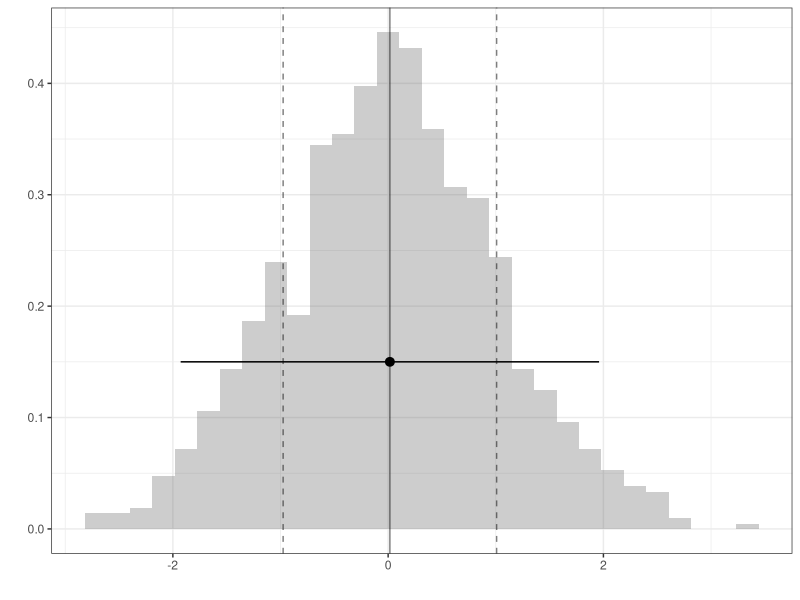
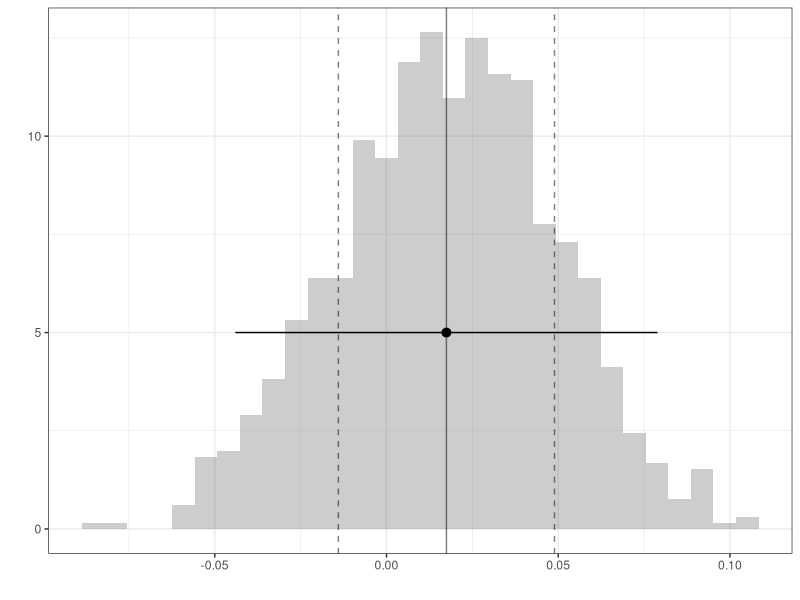
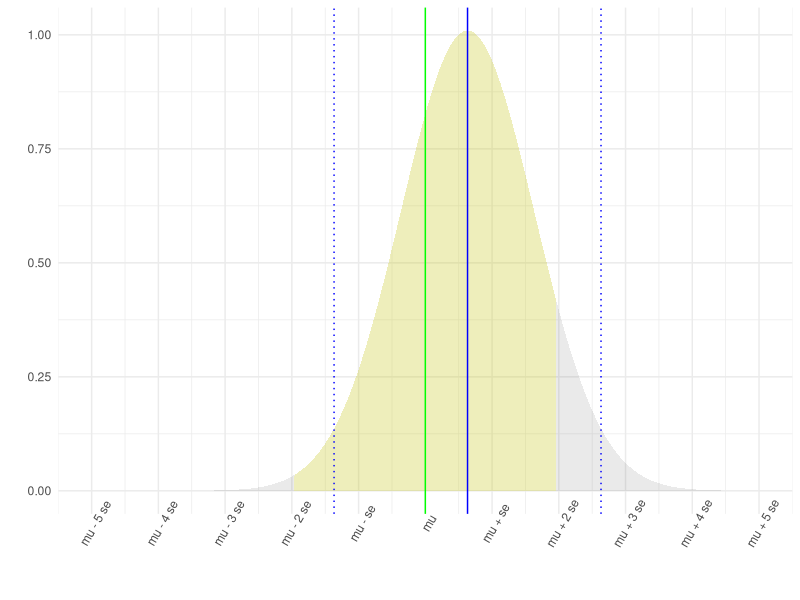
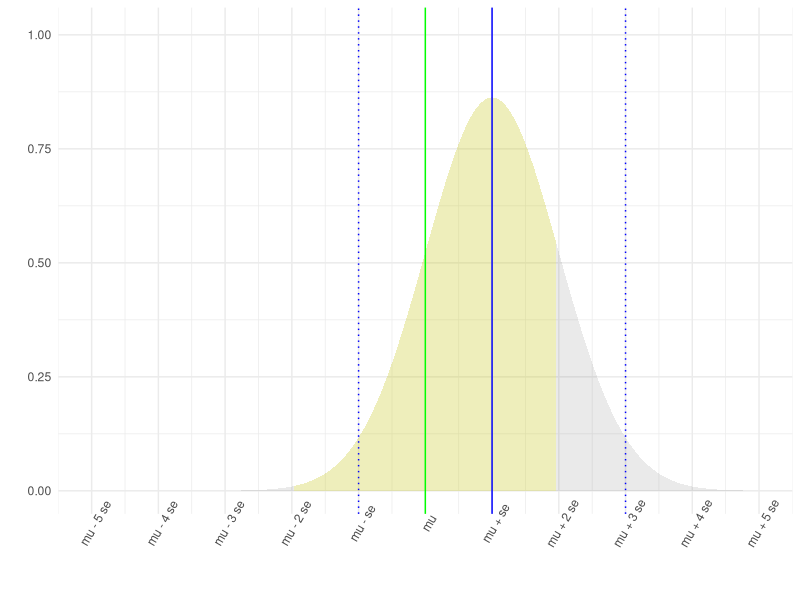
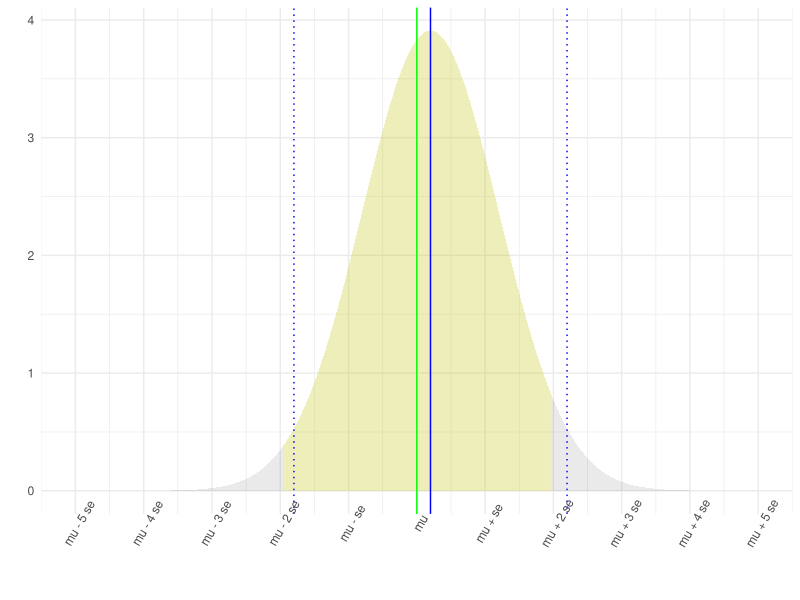
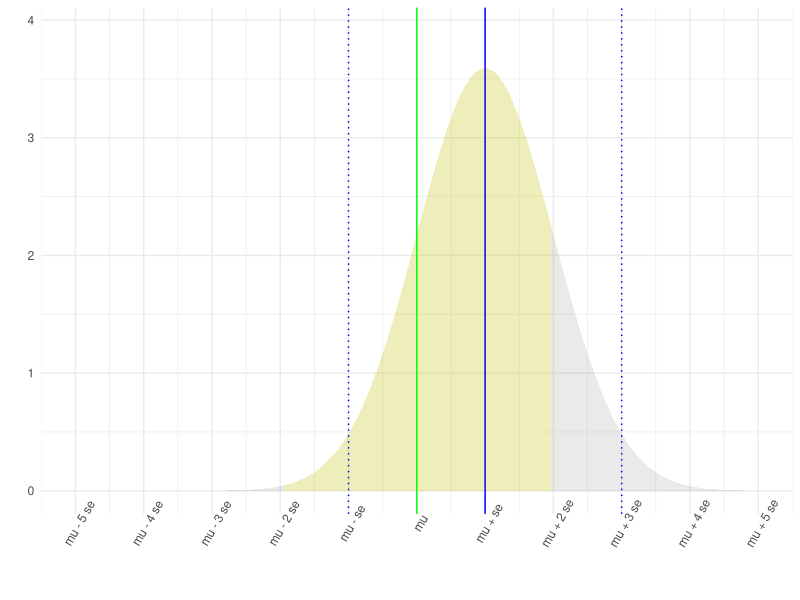
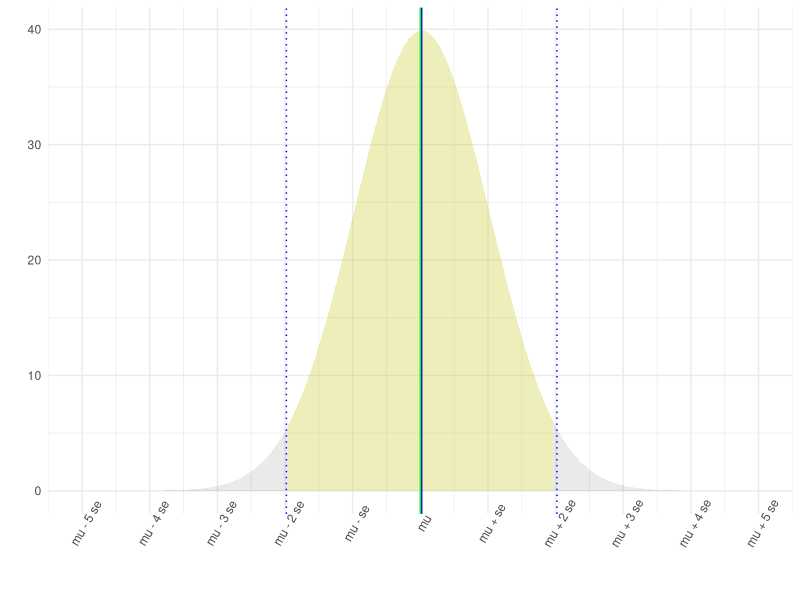
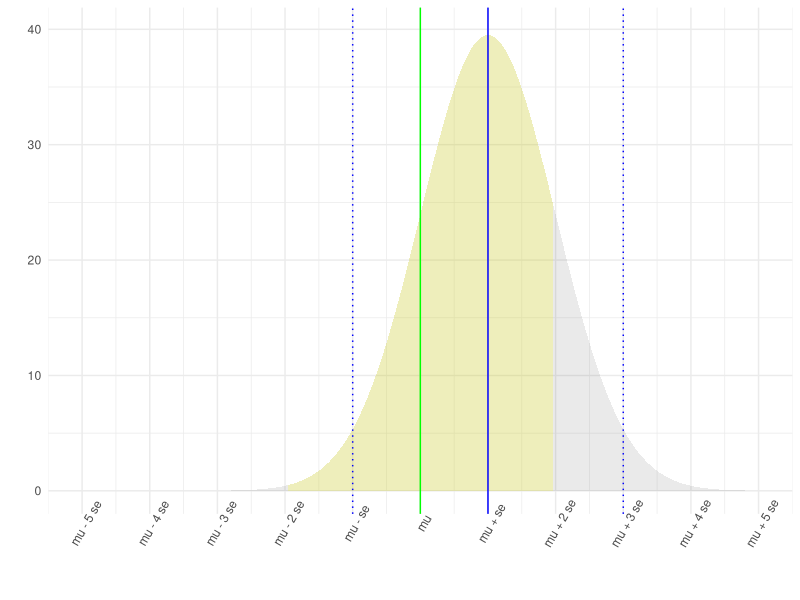

Generate these figures, in order, with R:
## ---- chunk 1
#| echo: false
library(tidyverse) 
library(scales)

theme_set(theme_minimal())
options(scipen = 1, digits = 2)
## ---- chunk 2
#| echo: false
set.seed(123)
n = 1000
Y = rnorm(n)
## ---- chunk 3
#| echo: true
B=1000
Y.bar = rep(NA,B)
for(b in 1:B) {
  Y.bar[b] = mean(sample(Y,size=n,replace=TRUE))
}
## ---- chunk 4
#| echo: false
#| warning: false
#| out-height: 6in
#| fig-ncol: 2
#| fig-subcap:
#|  -  Histogram of the vector Y's elements
#|  -  Histogram of the Y.bar's elements
ggplot() + geom_histogram(aes(x=Y,     y=after_stat(density)), alpha=.3) + 
           geom_vline(aes(xintercept=mean(Y)), alpha=.5) + 
           geom_vline(aes(xintercept=mean(Y)+c(-1,1)*sd(Y)), linetype='dashed', alpha=.5) + 
           geom_pointrange(aes(x=mean(Y), xmin=mean(Y)-1.96*sd(Y), xmax=mean(Y)+1.96*sd(Y), y=.15)) + theme_bw() + xlab('') + ylab('')
ggplot() + geom_histogram(aes(x=Y.bar, y=after_stat(density)), alpha=.3) + 
           geom_vline(aes(xintercept=mean(Y.bar)), alpha=.5) + 
           geom_vline(aes(xintercept=mean(Y.bar)+c(-1,1)*sd(Y.bar)), linetype='dashed', alpha=.5) + 
           geom_pointrange(aes(x=mean(Y.bar), xmin=mean(Y.bar)-1.96*sd(Y)/sqrt(n), xmax=mean(Y.bar)+1.96*sd(Y)/sqrt(n), y=5)) + theme_bw() + xlab('') + ylab('')
## ---- chunk 5
#| echo: false
#| warning: false
#| out-height: 6in
#| fig-ncol: 2
#| fig-nrow: 3

set.seed(1234)
mu=1
sigma = 1

error = rnorm(100000)
bias = function(n,k) { k*mu/(n-k) }
se = function(n,k) { sqrt(n*sigma^2 / (n-k)^2) }

theplot=function(n,k) {
    thek = if(k=='two') { 2 } else { sqrt(n) }
    breaks = mu + seq(-5,5, by=1)*se(n,thek)
    x      = mu + seq(-5,5, by=.01)*se(n,thek)
    labels.abstract = case_when(
      breaks == mu ~ 'mu',
      breaks == mu + se(n,thek) ~ 'mu + se',
      breaks == mu - se(n,thek) ~ 'mu - se',
      breaks > mu ~ sprintf('mu + %s se', abs(round((breaks-mu)/se(n,thek)))),
      breaks < mu ~ sprintf('mu - %s se', abs(round((breaks-mu)/se(n,thek)))))
    xin = x[mu - 1.96*se(n,thek) <= x & x <= mu + 1.96*se(n,thek)]
  p = ggplot() + 
    geom_area(aes(x=x, y=dnorm(x, mean=mu+bias(n,thek), sd=se(n,thek))), alpha=.1) +
    geom_area(aes(x=xin, y=dnorm(xin, mean=mu+bias(n,thek), sd=se(n,thek))), alpha=.2, fill='yellow') +
    geom_vline(aes(xintercept=mu+bias(n,thek)), color='blue') +
    geom_vline(aes(xintercept=mu+bias(n,thek)+c(-2,2)*se(n,thek)), linetype='dotted', color='blue') + 
    geom_vline(aes(xintercept=mu), color='green') +
    scale_x_continuous(breaks=breaks, limits=range(breaks), labels=labels.abstract) +
    scale_y_continuous(limits=c(0, dnorm(0, sd=se(n,2)))) + 
    theme(axis.text.x=element_text(angle=60)) +
    xlab('') + ylab('') 
  p
}




theplot(10^1,'two')
theplot(10^1,'sqrtn')
theplot(10^2,'two')
theplot(10^2,'sqrtn')
theplot(10^4,'two')
theplot(10^4,'sqrtn')
## ---- chunk 6
#| out-width: 100%
set.seed(1)
xs = 8:12
p  = \(x) (x-6)/sum(xs-6)
e  = \(x) (x-6)^2/sum((xs-6)^2)
mu = \(w, x) exp(x/2)/max(exp(xs/2)) * 50000

m = 10000
pop.x =  sample(xs, size=m, replace=TRUE, prob=p(xs))
pop.w =  0 + (runif(m) <= e(pop.x))
eps = runif(m, min=-1, max=1)*mu(pop.w, pop.x)
pop.y =  mu(pop.w, pop.x) + eps
pop = tibble(x=pop.x, w=pop.w, y=pop.y)

n = 2000
sam = pop[sample(1:m, n, replace=TRUE), ]

mean_sd = \(x, mult=1) {
  data.frame(y=mean(x)*mult, ymin=mean(x)-sd(x)*mult, ymax=mean(x)+sd(x)*mult)
}

ggplot(sam) + 
  geom_point(aes(x=x, y=y), alpha=.1, size=1, position=position_jitter(w=.2,h=0)) + 
  stat_summary(aes(x=x, y=y), fun.data=mean_sd, geom='pointrange') +
  geom_bar(aes(x=x, y=max(pop$y)*after_stat(prop)), alpha=.1, color='black', linewidth=.05) + 
  scale_y_continuous(labels=label_dollar()) +
  xlab('') + ylab('')  
## ---- chunk 7
#| out-width: 100%
plotX = \(w,x) x + .15*(2*w-1)

phat = (\(w,x) { sum(sam$x==x & sam$w==w)  / sum(sam$w==w) }) |> Vectorize()

ggplot(sam) + 
  geom_point(aes(x=plotX(w,x), y=y, shape=factor(w)), alpha=.1, size=1, position=position_jitter(w=.075,h=0)) + 
  stat_summary(aes(x=plotX(w,x), y=y, shape=factor(w)), fun.data=mean_sd, geom='pointrange') +
  geom_col(aes(x=plotX(w,x), y=max(pop$y)*phat(w,x)), alpha=.1, color='black', linewidth=.05, 
           data=expand_grid(w=c(0,1), x=xs)) + 
  scale_y_continuous(labels=label_dollar()) +
  xlab('') + ylab('')  

## ---- chunk 8
#| echo: false
Y = sam$y
W = sam$w
X = sam$x
n = nrow(sam)

width = function(samples, center=mean(samples), alpha=.05) {
  covg.dif = function(w) { 
    actual = mean( center - w/2 <= samples & samples <= center + w/2)
    nominal = 1-alpha 
    actual - nominal  
  }
  uniroot(covg.dif, interval=c(0, 2*max(abs(samples-center))))$root
}
## ---- chunk 9
#| echo: true

Delta.hat = mean(Y[W==1]) - mean(Y[W==0])

Delta.hat.star = replicate(1000, {
  J.star = sample(1:n, size=n, replace=TRUE)
  W.star = W[J.star]
  X.star = X[J.star]
  Y.star = Y[J.star]
  
  mean(Y.star[W.star==1]) - mean(Y.star[W.star==0])
})

interval.width = width(Delta.hat.star)
confidence.interval = c(Delta.hat - interval.width/2, 
                        Delta.hat + interval.width/2)
confidence.interval
## ---- chunk 10
#| echo: true

your.summary = function(W,X,Y) {
  muhat = Vectorize(function(w,x) { mean(Y[W==w & X==x]) })
  (mean(muhat(1,9:12)-muhat(1,8:11))) - (mean(muhat(0,9:12)-muhat(0,8:11)))
}

theta.hat.years.difference = your.summary(W,X,Y)

theta.hat.years.difference.star = replicate(100, {
  J.star = sample(1:n, size=n, replace=TRUE)
  your.summary(W[J.star], X[J.star], Y[J.star])
})
 

interval.width = width(theta.hat.years.difference.star)
confidence.interval = c(theta.hat.years.difference - interval.width/2, 
                        theta.hat.years.difference + interval.width/2)
confidence.interval
## ---- chunk 11
#| out-width: 100% 
#| echo: true
 
set.seed(1) 
m = 1e6 
pi = function(x) { ifelse(x <= 65, .2, .8) }
mu = function(w, x) { 2 - (x-50)/30 + w*((x-50)/30)^2/2 }  

X = 50+round(30*runif(m))
W = 0 + (runif(m) <= pi(X))
epsilon0 = rnorm(m)
epsilon1 = rnorm(m)
Y0 = mu(0,X) + .15*epsilon0
Y1 = mu(1,X) + .15*epsilon1

pop = data.frame(X=X, W=W, Y=Y0*(1-W) + Y1*W, Y0=Y0, Y1=Y1)
## ---- chunk 12
#| echo: true
n = 10000
data = pop[sample(nrow(pop), n, replace=TRUE),]

prediction.function = function(model) { 
  function(w, x) { 
    predict(model, newdata=data.frame(W=w, X=x))
  }
}

fits = list(
B =  lm(Y ~ X, data=data),
D =  lm(Y ~ W, data=data), 
E =  lm(Y ~ W + I(X <= 65), data=data),
A =  lm(Y ~ W + X, data=data),
C =  lm(Y ~ W * I(X <= 65), data=data),
F =  lm(Y ~ W * X, data=data))
muhats = fits |> map(prediction.function)

grid = expand_grid(W=c(0,1), X=seq(50,80,by=.01))
predictions = muhats |> map(\(muhat) { 
  grid$muhat = muhat(grid$W, grid$X)
  grid
}) |> bind_rows(.id='model') 
## ---- chunk 13
#| out-width: 100%

mht.plot = scatter = ggplot(data) + 
  geom_point(aes(x=plotX(W,X), y=Y, color=factor(W)), alpha=.025, size=.05, position=position_jitter(w=.15, h=0)) + 
  stat_summary(aes(x=plotX(W,X), y=Y, color=factor(W)), geom="pointrange", alpha=.3, size=.5,
                 fun=mean, 
                 fun.min = function(x) mean(x) - sd(x), 
                 fun.max = function(x) mean(x) + sd(x)) +
  geom_bar(aes(x=plotX(W,X), y=15*after_stat(prop), fill=factor(W), color=factor(W)), 
          alpha=.5, linewidth=.2) + 
          xlab('') + ylab('') + 
          guides(color='none', fill='none') +
          scale_x_continuous(breaks=seq(50,80,by=5))

mht.plot + 
  geom_line(data=predictions, aes(x=X, y=muhat, color=factor(W)), linewidth=.5) + 
  facet_wrap(~model, ncol=2)
